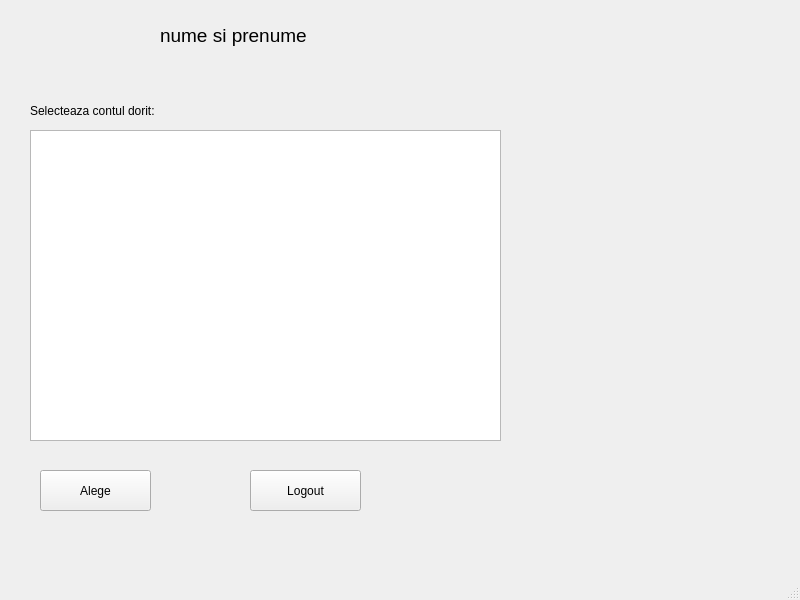
<?xml version="1.0" encoding="UTF-8"?>
<ui version="4.0">
 <class>MainMenuWindow</class>
 <widget class="QMainWindow" name="MainMenuWindow">
  <property name="geometry">
   <rect>
    <x>0</x>
    <y>0</y>
    <width>800</width>
    <height>600</height>
   </rect>
  </property>
  <property name="windowTitle">
   <string>MainWindow</string>
  </property>
  <widget class="QWidget" name="centralwidget">
   <widget class="QLabel" name="numePrenumeLabel">
    <property name="geometry">
     <rect>
      <x>160</x>
      <y>10</y>
      <width>381</width>
      <height>51</height>
     </rect>
    </property>
    <property name="font">
     <font>
      <pointsize>14</pointsize>
     </font>
    </property>
    <property name="text">
     <string>nume si prenume</string>
    </property>
   </widget>
   <widget class="QLabel" name="selectContLabel">
    <property name="geometry">
     <rect>
      <x>30</x>
      <y>90</y>
      <width>181</width>
      <height>41</height>
     </rect>
    </property>
    <property name="text">
     <string>Selecteaza contul dorit:</string>
    </property>
   </widget>
   <widget class="QListWidget" name="listaConturi">
    <property name="geometry">
     <rect>
      <x>30</x>
      <y>130</y>
      <width>471</width>
      <height>311</height>
     </rect>
    </property>
   </widget>
   <widget class="QPushButton" name="alegeButon">
    <property name="geometry">
     <rect>
      <x>40</x>
      <y>470</y>
      <width>111</width>
      <height>41</height>
     </rect>
    </property>
    <property name="text">
     <string>Alege</string>
    </property>
   </widget>
   <widget class="QPushButton" name="logoutButon">
    <property name="geometry">
     <rect>
      <x>250</x>
      <y>470</y>
      <width>111</width>
      <height>41</height>
     </rect>
    </property>
    <property name="text">
     <string>Logout</string>
    </property>
   </widget>
  </widget>
  <widget class="QMenuBar" name="menubar">
   <property name="geometry">
    <rect>
     <x>0</x>
     <y>0</y>
     <width>800</width>
     <height>25</height>
    </rect>
   </property>
  </widget>
  <widget class="QStatusBar" name="statusbar"/>
 </widget>
 <resources/>
 <connections/>
</ui>
